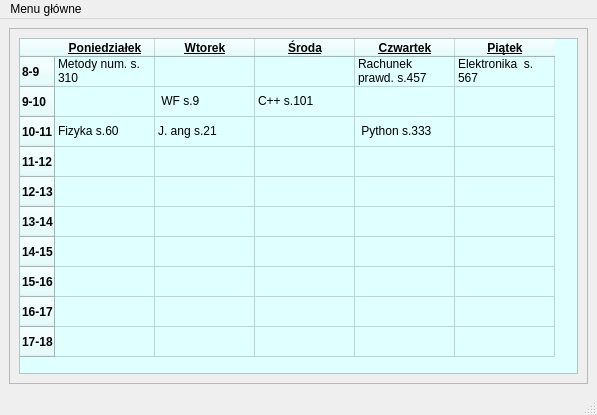
<?xml version="1.0" encoding="UTF-8"?>
<ui version="4.0">
 <class>MainWindow3</class>
 <widget class="QMainWindow" name="MainWindow3">
  <property name="geometry">
   <rect>
    <x>0</x>
    <y>0</y>
    <width>597</width>
    <height>415</height>
   </rect>
  </property>
  <property name="mouseTracking">
   <bool>true</bool>
  </property>
  <property name="windowTitle">
   <string>Plan Zajęć</string>
  </property>
  <widget class="QWidget" name="centralwidget">
   <layout class="QGridLayout" name="gridLayout">
    <item row="0" column="0">
     <widget class="QFrame" name="frame">
      <property name="frameShape">
       <enum>QFrame::StyledPanel</enum>
      </property>
      <property name="frameShadow">
       <enum>QFrame::Raised</enum>
      </property>
      <layout class="QVBoxLayout" name="verticalLayout">
       <item>
        <widget class="QTableWidget" name="tableWidget">
         <property name="styleSheet">
          <string notr="true">background-color: #E0FFFF;
text-align:center;</string>
         </property>
         <row>
          <property name="text">
           <string>8-9</string>
          </property>
          <property name="font">
           <font>
            <bold>true</bold>
           </font>
          </property>
         </row>
         <row>
          <property name="text">
           <string>9-10</string>
          </property>
          <property name="font">
           <font>
            <bold>true</bold>
           </font>
          </property>
         </row>
         <row>
          <property name="text">
           <string>10-11</string>
          </property>
          <property name="font">
           <font>
            <bold>true</bold>
           </font>
          </property>
         </row>
         <row>
          <property name="text">
           <string>11-12</string>
          </property>
          <property name="font">
           <font>
            <bold>true</bold>
           </font>
          </property>
         </row>
         <row>
          <property name="text">
           <string>12-13</string>
          </property>
          <property name="font">
           <font>
            <bold>true</bold>
           </font>
          </property>
         </row>
         <row>
          <property name="text">
           <string>13-14</string>
          </property>
          <property name="font">
           <font>
            <bold>true</bold>
           </font>
          </property>
         </row>
         <row>
          <property name="text">
           <string>14-15</string>
          </property>
          <property name="font">
           <font>
            <bold>true</bold>
           </font>
          </property>
         </row>
         <row>
          <property name="text">
           <string>15-16</string>
          </property>
          <property name="font">
           <font>
            <bold>true</bold>
           </font>
          </property>
         </row>
         <row>
          <property name="text">
           <string>16-17</string>
          </property>
          <property name="font">
           <font>
            <bold>true</bold>
           </font>
          </property>
         </row>
         <row>
          <property name="text">
           <string>17-18</string>
          </property>
          <property name="font">
           <font>
            <bold>true</bold>
           </font>
          </property>
         </row>
         <column>
          <property name="text">
           <string>Poniedziałek</string>
          </property>
          <property name="font">
           <font>
            <pointsize>9</pointsize>
            <bold>true</bold>
            <underline>true</underline>
           </font>
          </property>
          <property name="background">
           <color>
            <red>62</red>
            <green>124</green>
            <blue>186</blue>
           </color>
          </property>
         </column>
         <column>
          <property name="text">
           <string>Wtorek</string>
          </property>
          <property name="font">
           <font>
            <bold>true</bold>
            <underline>true</underline>
           </font>
          </property>
          <property name="background">
           <color>
            <red>58</red>
            <green>117</green>
            <blue>175</blue>
           </color>
          </property>
         </column>
         <column>
          <property name="text">
           <string>Środa</string>
          </property>
          <property name="font">
           <font>
            <bold>true</bold>
            <underline>true</underline>
           </font>
          </property>
          <property name="background">
           <color>
            <red>58</red>
            <green>117</green>
            <blue>175</blue>
           </color>
          </property>
         </column>
         <column>
          <property name="text">
           <string>Czwartek</string>
          </property>
          <property name="font">
           <font>
            <bold>true</bold>
            <underline>true</underline>
           </font>
          </property>
          <property name="background">
           <color>
            <red>58</red>
            <green>117</green>
            <blue>175</blue>
           </color>
          </property>
         </column>
         <column>
          <property name="text">
           <string>Piątek</string>
          </property>
          <property name="font">
           <font>
            <bold>true</bold>
            <underline>true</underline>
           </font>
          </property>
          <property name="background">
           <color>
            <red>58</red>
            <green>117</green>
            <blue>175</blue>
           </color>
          </property>
         </column>
         <item row="0" column="0">
          <property name="text">
           <string>Metody num. s.310</string>
          </property>
          <property name="background">
           <brush brushstyle="NoBrush">
            <color alpha="255">
             <red>58</red>
             <green>117</green>
             <blue>175</blue>
            </color>
           </brush>
          </property>
         </item>
         <item row="0" column="1">
          <property name="text">
           <string/>
          </property>
          <property name="background">
           <brush brushstyle="NoBrush">
            <color alpha="255">
             <red>58</red>
             <green>117</green>
             <blue>175</blue>
            </color>
           </brush>
          </property>
         </item>
         <item row="0" column="3">
          <property name="text">
           <string>Rachunek prawd. s.457</string>
          </property>
         </item>
         <item row="0" column="4">
          <property name="text">
           <string>Elektronika  s.567</string>
          </property>
         </item>
         <item row="1" column="1">
          <property name="text">
           <string> WF s.9</string>
          </property>
         </item>
         <item row="1" column="2">
          <property name="text">
           <string>C++ s.101</string>
          </property>
         </item>
         <item row="2" column="0">
          <property name="text">
           <string>Fizyka s.60</string>
          </property>
         </item>
         <item row="2" column="1">
          <property name="text">
           <string>J. ang s.21</string>
          </property>
         </item>
         <item row="2" column="3">
          <property name="text">
           <string> Python s.333</string>
          </property>
         </item>
        </widget>
       </item>
      </layout>
     </widget>
    </item>
   </layout>
  </widget>
  <widget class="QMenuBar" name="menubar">
   <property name="geometry">
    <rect>
     <x>0</x>
     <y>0</y>
     <width>597</width>
     <height>21</height>
    </rect>
   </property>
   <widget class="QMenu" name="menuMenu_g_wne">
    <property name="title">
     <string>Menu główne</string>
    </property>
    <addaction name="actionPowr_t_do_menu_g_wnego"/>
   </widget>
   <addaction name="menuMenu_g_wne"/>
  </widget>
  <widget class="QStatusBar" name="statusbar"/>
  <action name="actionPowr_t_do_menu_g_wnego">
   <property name="text">
    <string>Powrót do menu głównego</string>
   </property>
  </action>
 </widget>
 <resources/>
 <connections/>
</ui>
